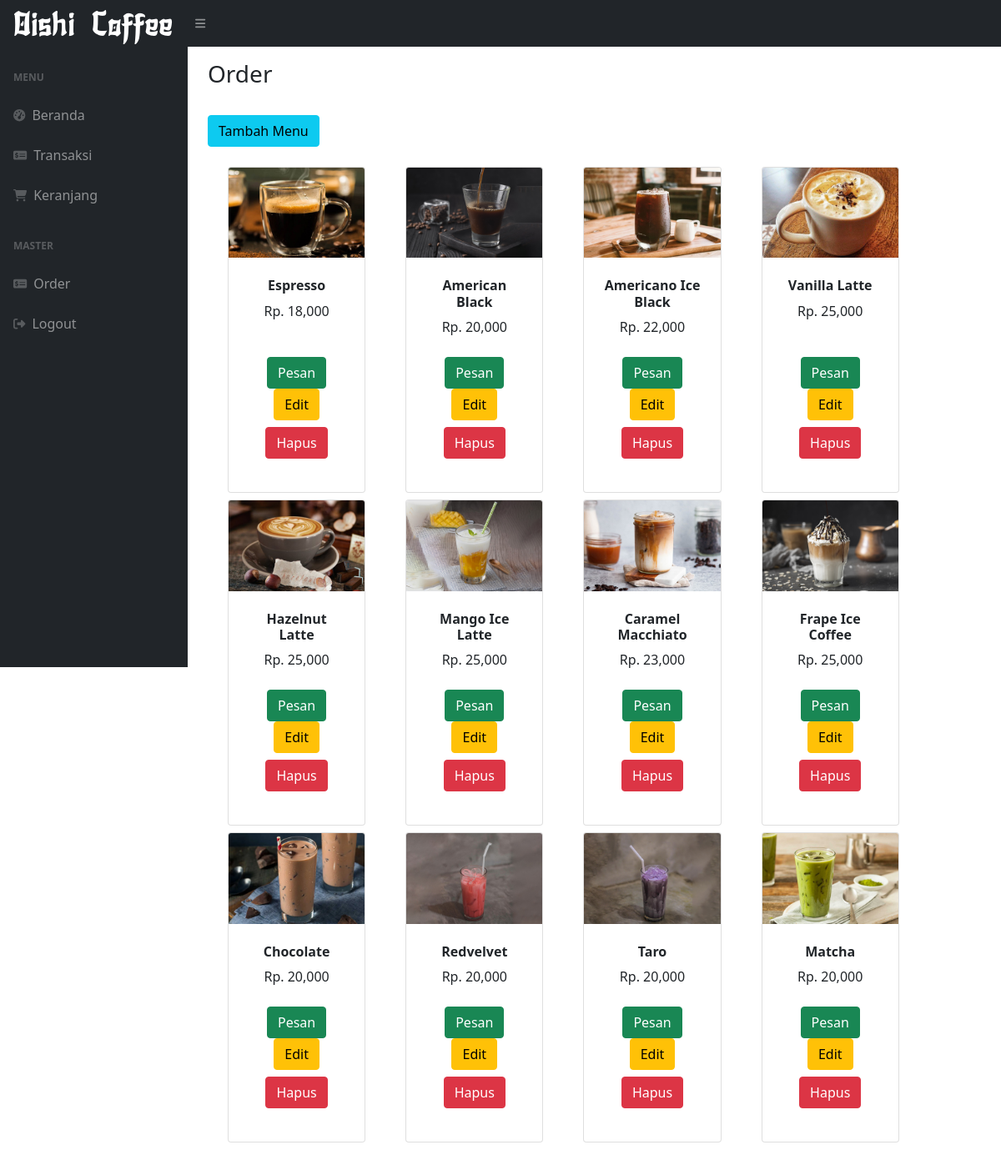
The app's page /order.php with its own data.
### tables this page shows
CREATE TABLE `menu` (
  `idmenu` int(50) NOT NULL,
  `namamenu` varchar(20) NOT NULL,
  `harga` varchar(11) NOT NULL,
  `gambar` varchar(20) NOT NULL
);

### order.php (the view, shortened to what this page needs)
<?php
require 'function.php'
?>
<!DOCTYPE html>
<html lang="en">
    <head>
        <link href="https://cdn.jsdelivr.net/npm/simple-datatables@latest/dist/style.css" rel="stylesheet" />
        <link href="css/styles.css" rel="stylesheet" />
        <link rel="stylesheet" href="css/order.css">
    <body class="sb-nav-fixed">
        <nav class="sb-topnav navbar navbar-expand navbar-dark bg-dark">
            <a class="navbar-brand ps-3 fs-1">Oishi Coffee</a>
            <button class="btn btn-link btn-sm order-1 order-lg-0 me-4 me-lg-0" id="sidebarToggle" href="#!"><i class="fas fa-bars"></i></button>
        </nav>
        <div id="layoutSidenav">
            <div id="layoutSidenav_nav">
                <nav class="sb-sidenav accordion sb-sidenav-dark" id="sidenavAccordion">
                    <div class="sb-sidenav-menu">
                        <div class="nav">
                            <div class="sb-sidenav-menu-heading">Menu</div>
                            <a class="nav-link" href="beranda.php">
                                <div class="sb-nav-link-icon"><i class="fas fa-tachometer-alt"></i></div>
                                Beranda
                            </a>
                            <a class="nav-link" href="transaksi.php">
                                <div class="sb-nav-link-icon"><i class="fa-solid fa-money-check-dollar"></i></div>
                                Transaksi
                            </a>
                            <a class="nav-link" href="keranjang.php">
                                <div class="sb-nav-link-icon"><i class="fa-solid fa-cart-shopping"></i></div>
                                Keranjang
                            </a>
                            <div class="sb-sidenav-menu-heading">Master </div>
                            <a class="nav-link" href="#">
                                <div class="sb-nav-link-icon"><i class="fa-solid fa-money-check-dollar"></i></div>
                                Order
                            </a>
                            <a class="nav-link" href="logout.php">
                                <div class="sb-nav-link-icon"><i class="fa-solid fa-right-from-bracket"></i></div>
                                Logout
                            </a>
                            <a class="nav-link collapsed" href="#" data-bs-toggle="collapse" data-bs-target="#collapsePages" aria-expanded="false" aria-controls="collapsePages">
                            </a>
                </nav>
            </div>
            <div id="layoutSidenav_content">
                <main>
                    <div class="container-fluid px-4" >
                    <h1 class="fs-3 mt-3">Order</h1>
                    <button type="button" class="btn btn-info mt-4"   data-bs-toggle="modal" data-bs-target="#myModal">
                        Tambah Menu
                    </button>
                    </div>
                    <section class="py-5 ">
                    <div class="container px-4 px-lg-5 mt-3" >
                        <div class="row gx-4 gx-lg-5 row-cols-2 row-cols-md-3 row-cols-xl-4 justify-content-start">
                            <?php
                                    $get = mysqli_query($conn, "SELECT * FROM menu");
                                    while($m=mysqli_fetch_array($get)){
                                        $namamenu = $m['namamenu'];
                                        $harga = $m['harga'];
                                        $gambar = $m['gambar'];
                                        $idmenu = $m['idmenu'];
                                    ?>
                            <div class="col mb-5">
                                <div class="card h-100">
                                    <img class="card-img-top" src="assets/img/<?= $gambar ?>" />
                                    <div class="card-body p-4">
                                        <div class="text-center">
                                            <h5 class="fw-bolder fs-6"><?=$namamenu?></h5>
                                            <span class=" fs-6">Rp. <?= number_format($harga) ?></span>
                                        </div>
                                    </div>
                                    <div class="card-footer p-4 pt-0 border-top-0 bg-transparent">
                                        <div class="text-center fs-6"><a class="btn btn-success mt-auto" href="pesan.php?id=<?= $m['idmenu']; ?>">Pesan</a></div>
                                    <div class="card-footer p-2 pt-0 border-top-0 bg-transparent m-auto">
                                        <div class="text-center fs-6"><a class="btn btn-warning mt-auto" data-bs-toggle="modal" data-bs-target="#edit<?= $idmenu ?>">Edit</a>
                                        <a class="btn btn-danger m-2" data-bs-toggle="modal" data-bs-target="#delete<?= $idmenu ?>">Hapus</a>
                                    </div>
                                </div>
                            </div>
                        </div>
                    </div>
                    <?php
                    };
                    ?>
                    </section>
                </main>
            </div>
        </div>
    </body>
</html>

### css/order.css (style rules this page uses)
* { font-family: 'Segoe UI', Tahoma, Geneva, Verdana, sans-serif; }
.col { margin-top: -40px; width: 23%; }

### order.php (style rules this page uses)
.navbar-brand { font-family: "font-osaka"; }

### records on screen
menu: gambar (picture), namamenu "Espresso", harga "18,000"
menu: gambar (picture), namamenu "American Black", harga "20,000"
menu: gambar (picture), namamenu "Americano Ice Black", harga "22,000"
menu: gambar (picture), namamenu "Vanilla Latte", harga "25,000"
menu: gambar (picture), namamenu "Hazelnut Latte", harga "25,000"
menu: gambar (picture), namamenu "Mango Ice Latte", harga "25,000"
menu: gambar (picture), namamenu "Caramel Macchiato", harga "23,000"
menu: gambar (picture), namamenu "Frape Ice Coffee", harga "25,000"
menu: gambar (picture), namamenu "Chocolate", harga "20,000"
menu: gambar (picture), namamenu "Redvelvet", harga "20,000"
menu: gambar (picture), namamenu "Taro", harga "20,000"
menu: gambar (picture), namamenu "Matcha", harga "20,000"
